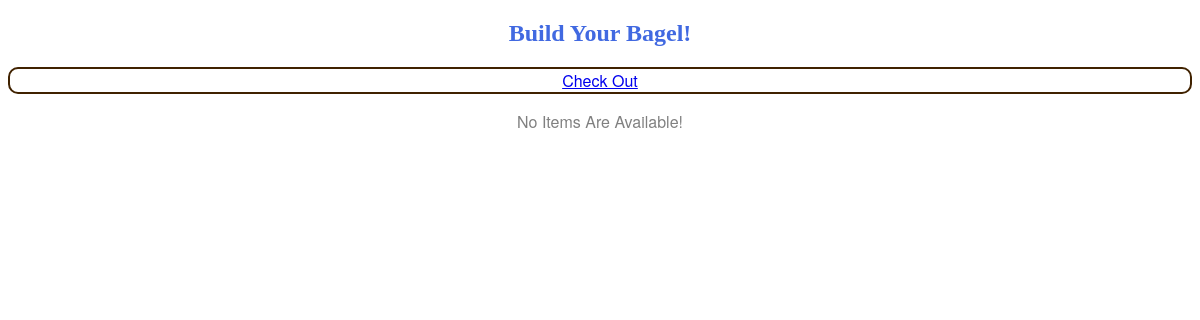
Before: /home/build/ with the older database file.
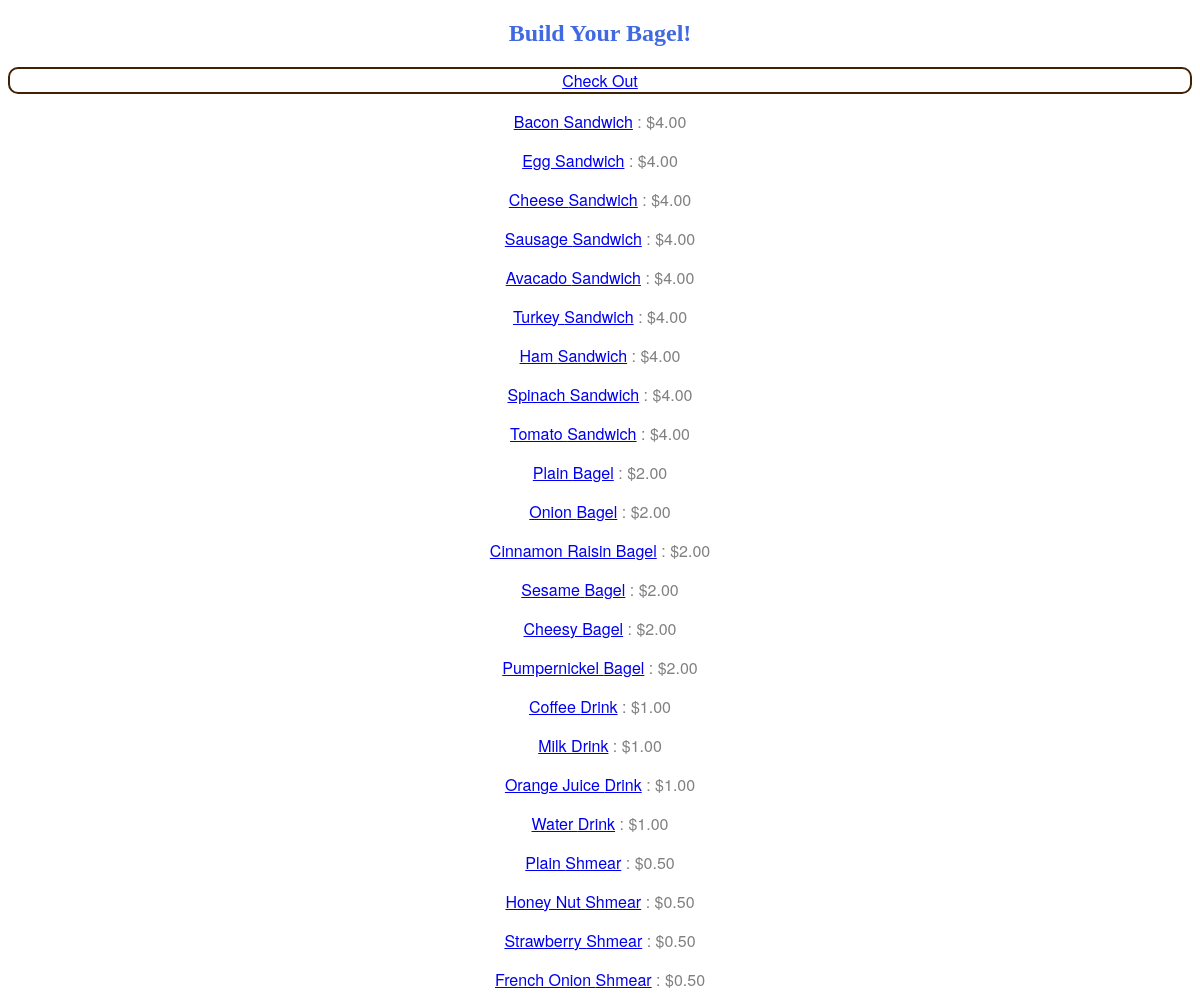
After: the same page with the newer database file.
### home/models.py (models this page shows, shortened)
class foodItem(models.Model):
    type = models.CharField(max_length=200)
    sub_type = models.CharField(max_length=200)
    inv_count = models.IntegerField()
    price = models.DecimalField(decimal_places=2,max_digits=10)

### home/views.py (the view)
# urls.py: path('build/', views.build, name='build'),
def build(request):
    food_list = foodItem.objects.order_by('-price')
    context = {
        'food_list': food_list,
    }
    return render(request, 'home/build.html', context)

### home/templates/home/build.html (shortened to what this page needs)
{% load static %}
<!DOCTYPE html>
<html lang="en">
	<head>
		<link href="{% static 'home/style.css' %}" rel="stylesheet">
	</head>
	<body>
		<h2>Build Your Bagel!</h2>
			<p class="brown"><a href="checkout">Check Out</a></p>
			{% if food_list %}
				{% for foodItem in food_list %}
					<p><a href="/home/{{ foodItem.id }}/">{{ foodItem.sub_type }} {{foodItem.type}}</a> : ${{foodItem.price}}</p>
				{% endfor %}
			{% else %}
				<p> No Items Are Available!</p>
			{% endif %}
	</body>
</html>

### home/static/home/style.css (style rules this page uses)
h2 { text-align: center; color: RoyalBlue; }
p { text-align: center; font-family: 'helvetica neue', helvetica, sans-serif; color: grey; }
.brown { border-radius: 10px; border-width: 2px; border-style: solid; border-color: rgb(64, 34, 0); background: rgb(255, 255, 255); }

Changed rows visible on the page:
added foodItem: sub_type "Bacon", type "Sandwich", price "4.00"
added foodItem: sub_type "Egg", type "Sandwich", price "4.00"
added foodItem: sub_type "Cheese", type "Sandwich", price "4.00"
added foodItem: sub_type "Sausage", type "Sandwich", price "4.00"
added foodItem: sub_type "Avacado", type "Sandwich", price "4.00"
added foodItem: sub_type "Turkey", type "Sandwich", price "4.00"
added foodItem: sub_type "Ham", type "Sandwich", price "4.00"
added foodItem: sub_type "Spinach", type "Sandwich", price "4.00"
added foodItem: sub_type "Tomato", type "Sandwich", price "4.00"
added foodItem: sub_type "Plain", type "Bagel", price "2.00"
added foodItem: sub_type "Onion", type "Bagel", price "2.00"
added foodItem: sub_type "Cinnamon Raisin", type "Bagel", price "2.00"
added foodItem: sub_type "Sesame", type "Bagel", price "2.00"
added foodItem: sub_type "Cheesy", type "Bagel", price "2.00"
added foodItem: sub_type "Pumpernickel", type "Bagel", price "2.00"
added foodItem: sub_type "Coffee", type "Drink", price "1.00"
added foodItem: sub_type "Milk", type "Drink", price "1.00"
added foodItem: sub_type "Orange Juice", type "Drink", price "1.00"
added foodItem: sub_type "Water", type "Drink", price "1.00"
added foodItem: sub_type "Plain", type "Shmear", price "0.50"
added foodItem: sub_type "Honey Nut", type "Shmear", price "0.50"
added foodItem: sub_type "Strawberry", type "Shmear", price "0.50"
added foodItem: sub_type "French Onion", type "Shmear", price "0.50"
Other visible differences:
text no longer shown: "No Items Are Available!"
